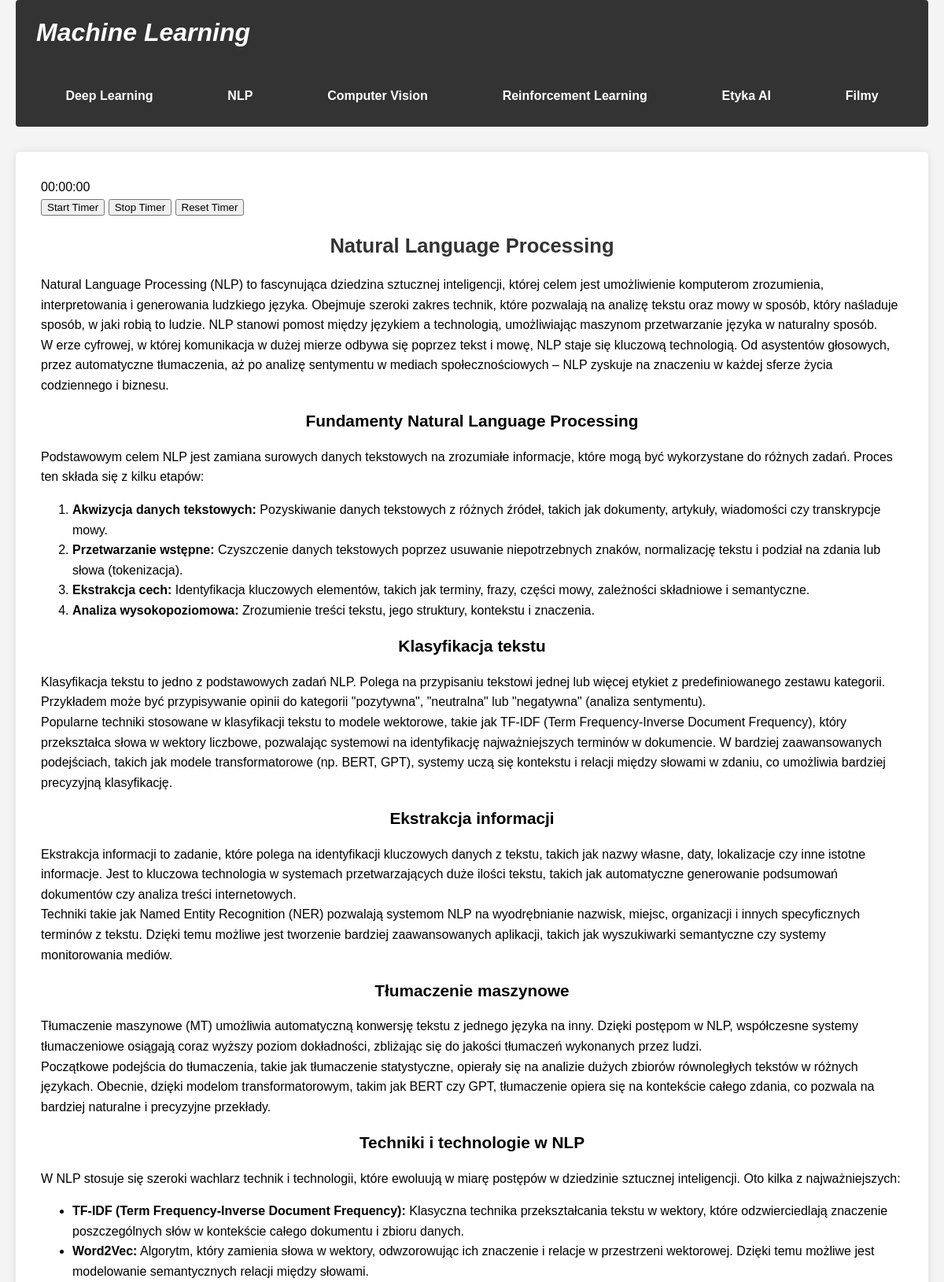
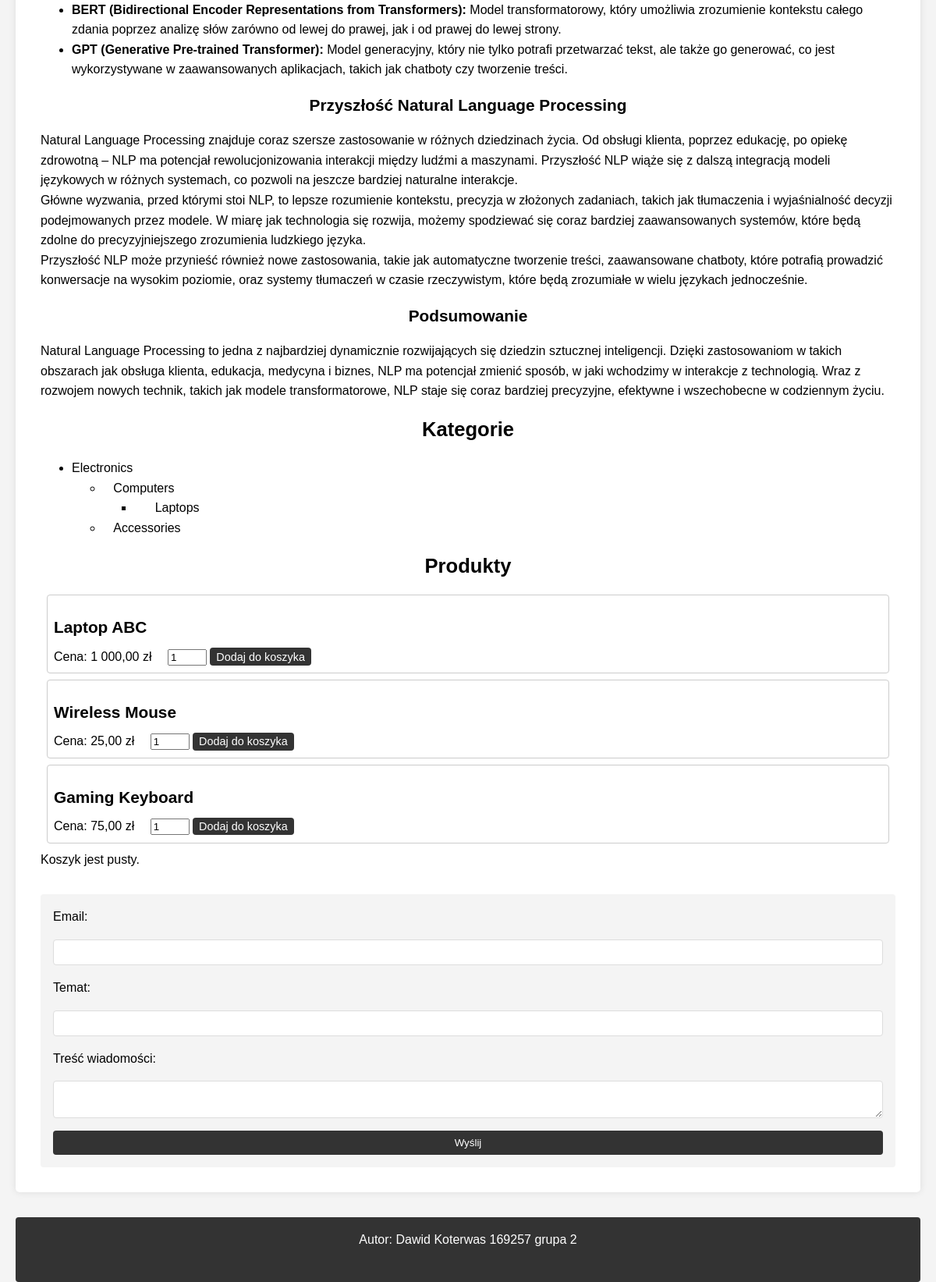
Page /lab12/index.php on the committed database (2 pictures, top to bottom).
### tables this page shows
CREATE TABLE `page_list` (
  `id` int(11) NOT NULL,
  `page_title` varchar(255) NOT NULL,
  `page_content` text NOT NULL,
  `status` int(11) NOT NULL DEFAULT 1,
  `alias` varchar(40) NOT NULL
);

CREATE TABLE `kategorie` (
  `id` int(11) NOT NULL,
  `nazwa` varchar(255) NOT NULL,
  `matka` int(11) DEFAULT NULL
);

CREATE TABLE `produkty` (
  `id` int(11) NOT NULL,
  `tytul` varchar(255) NOT NULL,
  `cena_netto` decimal(10,2) NOT NULL,
  `podatek_vat` decimal(4,2) NOT NULL,
  `kategoria_id` int(11) DEFAULT NULL
);

### lab12/index.php (the view, shortened to what this page needs)
<?php
include_once 'cfg.php';
include_once 'mail.php';
$conn = new mysqli($dbhost, $dbuser, $dbpass, $dbname);
function sanitize($data) {
    return htmlspecialchars(trim($data ?? ''));
}
function formatPrice($price) {
    return number_format($price, 2, ',', ' ');
}
function fetchPage($conn, $alias) {
    $stmt = $conn->prepare("SELECT * FROM page_list WHERE alias = ? OR (alias IS NULL AND id = ?) LIMIT 1");
    $stmt->bind_param("si", $alias, $alias);
    $stmt->execute();
    $result = $stmt->get_result();
    $page = $result->fetch_assoc();
    return $page;
}
function generateCategoryTreeFront($conn, $parent = 0, $level = 0) {
    $stmt = $conn->prepare("SELECT * FROM kategorie WHERE matka = ?");
    $stmt->bind_param("i", $parent);
    $stmt->execute();
    $result = $stmt->get_result();
    $wynik = "<ul>";
    while ($row = $result->fetch_assoc()) {
        $wynik .= "<li>" . str_repeat("   ", $level) . sanitize($row['nazwa']);
        $wynik .= generateCategoryTreeFront($conn, $row['id'], $level + 1);
        $wynik .= "</li>";
    }
    $wynik .= "</ul>";
    return $wynik;
}
function displayCategoriesFront($conn) {
    $categoryTree = generateCategoryTreeFront($conn);
    return "<h2>Kategorie</h2>" . $categoryTree;
}
function fetchProductsFront($conn){
      $query = "SELECT p.*, k.nazwa as kategoria_nazwa FROM produkty p LEFT JOIN kategorie k ON p.kategoria_id = k.id LIMIT 100";
    $result = $conn->query($query);
    $products = [];
    while ($row = $result->fetch_assoc()) {
        $products[] = $row;
    }
    return $products;
}
function displayProductsFront($conn) {
    $products = fetchProductsFront($conn);
    $wynik = "<h2>Produkty</h2><ul style='list-style-type: none; padding:0; margin:0'>";
    foreach ($products as $row) {
        $wynik .= "<li style='padding:0.5rem; margin:0.5rem; border:1px solid #ccc; border-radius:4px;'>
            <h3 style='margin-bottom: 0.5rem; text-align: left;'>" . sanitize($row['tytul']) . "</h3>
            Cena: " . formatPrice($row['cena_netto']) . " zł
              <form method='post' style='display: inline-block; margin-left:1rem;'>
            <input type='hidden' name='id_prod' value='" . $row['id'] . "'>
            <input type='hidden' name='wielkosc' value='S'>
            <input type='number' name='ile_sztuk' value='1' min='1' style='width: 50px;'>
            <button type='submit' name='add_to_cart' class='submit-button' style='padding: 0.2rem 0.5rem; font-size: 0.9rem;'>Dodaj do koszyka</button>
        </form>
            </li>";
    }
    $wynik .= "</ul>";
    return $wynik;
}
function showCart(){
    return "<p>Koszyk jest pusty.</p>";
}
$page_alias = isset($_GET['alias']) ? sanitize($_GET['alias']) : 'glowna';
$page = fetchPage($conn, $page_alias);
?>
<!DOCTYPE html>
<html lang="pl">
<head>
    <link rel="stylesheet" href="./css/style.css">
</head>
<body class="container" onload="startClock()">
<header class="main-header">
    <h1 class="site-title"><a href="index.php">Machine Learning</a></h1>
    <nav class="main-nav">
        <ul class="menu">
            <li><a href="index.php?alias=dl">Deep Learning</a></li>
            <li><a href="index.php?alias=nlp">NLP</a></li>
            <li><a href="index.php?alias=cv">Computer Vision</a></li>
            <li><a href="index.php?alias=rl">Reinforcement Learning</a></li>
            <li><a href="index.php?alias=etyka">Etyka AI</a></li>
             <li><a href="index.php?alias=filmy">Filmy</a></li>
        </ul>
    </nav>
</header>
<main class="content">
    <?php
    if ($page) {
        echo $page['page_content'];
    } else {
        echo "<p>Strona nie istnieje</p>";
    }
    ?>
    <?php echo displayCategoriesFront($conn); ?>
    <?php echo displayProductsFront($conn); ?>
   <?php echo showCart(); ?>
</main>
<footer class="main-footer">
    <?php
    $nrIndeksu = 169257;
    $nrGrupy = 2;
    echo "Autor: Dawid Koterwas " . $nrIndeksu . " grupa " . $nrGrupy . "<br/><br/>";
    ?>
</footer>
</body>
</html>

### lab12/css/style.css (style rules this page uses)
html { box-sizing: border-box; font-size: 16px; font-family: Arial, Helvetica, sans-serif; }
*, *:before, *:after { box-sizing: inherit; }
body, h1, h2, h3, h4, h5, h6, p { margin: 0; padding: 0; font-weight: normal; }
body { line-height: 1.6; background-color: #f4f4f4; }
.container { max-width: 1200px; margin: 0 auto; padding: 0 20px; min-height: 100vh; display: flex; flex-direction: column; gap: 2rem; }
.main-header { background-color: #333; color: #fff; padding: 1rem 1rem 0; display: flex; flex-direction: column; gap: 1rem; border-radius: 4px; }
.site-title a { color: #fff; text-decoration: none; font-size: 2rem; font-style: italic; font-weight: 700; padding: 10px; }
.main-nav .menu { list-style-type: none; padding: 0; display: flex; font-weight: 700; }
.main-nav .menu li { display: inline; padding: 10px; flex-grow: 1; text-align: center; }
.main-nav .menu a { color: #fff; text-decoration: none; }
.content { flex-grow: 1; background-color: #fff; padding: 2rem; border-radius: 5px; box-shadow: 0 0 10px rgba(0, 0, 0, 0.1); }
.section-title { color: #333; }
.content h2, .content h3, .content h4 { text-align: center; margin: 1rem 0; font-weight: 700; }
.content h2 { font-size: 1.6rem; }
.content h3 { font-size: 1.3rem; }
.submit-button { background-color: #333; color: #fff; padding: 0.5rem 1rem; border: none; border-radius: 4px; cursor: pointer; transition: background-color 0.3s ease; }
.main-footer { background-color: #333; color: #fff; text-align: center; padding: 1rem 0; border-radius: 4px; }

### rows in the picture
page_list: page_content "00:00:00 Start Timer Stop Timer Reset Timer Natural Language Processing Natural Language Processing (NLP) to fascynująca dziedzina sztucznej inteligencji, której celem jest umożliwienie komputerom zrozumienia, interpretowania i generowania ludzkiego języka. Obejmuje szeroki zakres technik, które pozwalają na analizę tekstu oraz mowy w sposób, który naśladuje sposób, w jaki robią to ludzie. NLP stanowi pomost między językiem a technologią, umożliwiając maszynom przetwarzanie języka w naturalny sposób. W erze cyfrowej, w której komunikacja w dużej mierze odbywa się poprzez tekst i mowę, NLP staje się kluczową technologią. Od asystentów głosowych, przez automatyczne tłumaczenia, aż po analizę…"
kategorie: nazwa "Electronics"
kategorie: nazwa "Computers"
kategorie: nazwa "Laptops"
kategorie: nazwa "Accessories"
produkty: tytul "Laptop ABC", cena_netto "1 000,00"
produkty: tytul "Wireless Mouse", cena_netto "25,00"
produkty: tytul "Gaming Keyboard", cena_netto "75,00"

### other values in the picture
$nrIndeksu "169257"
$nrGrupy "2"
